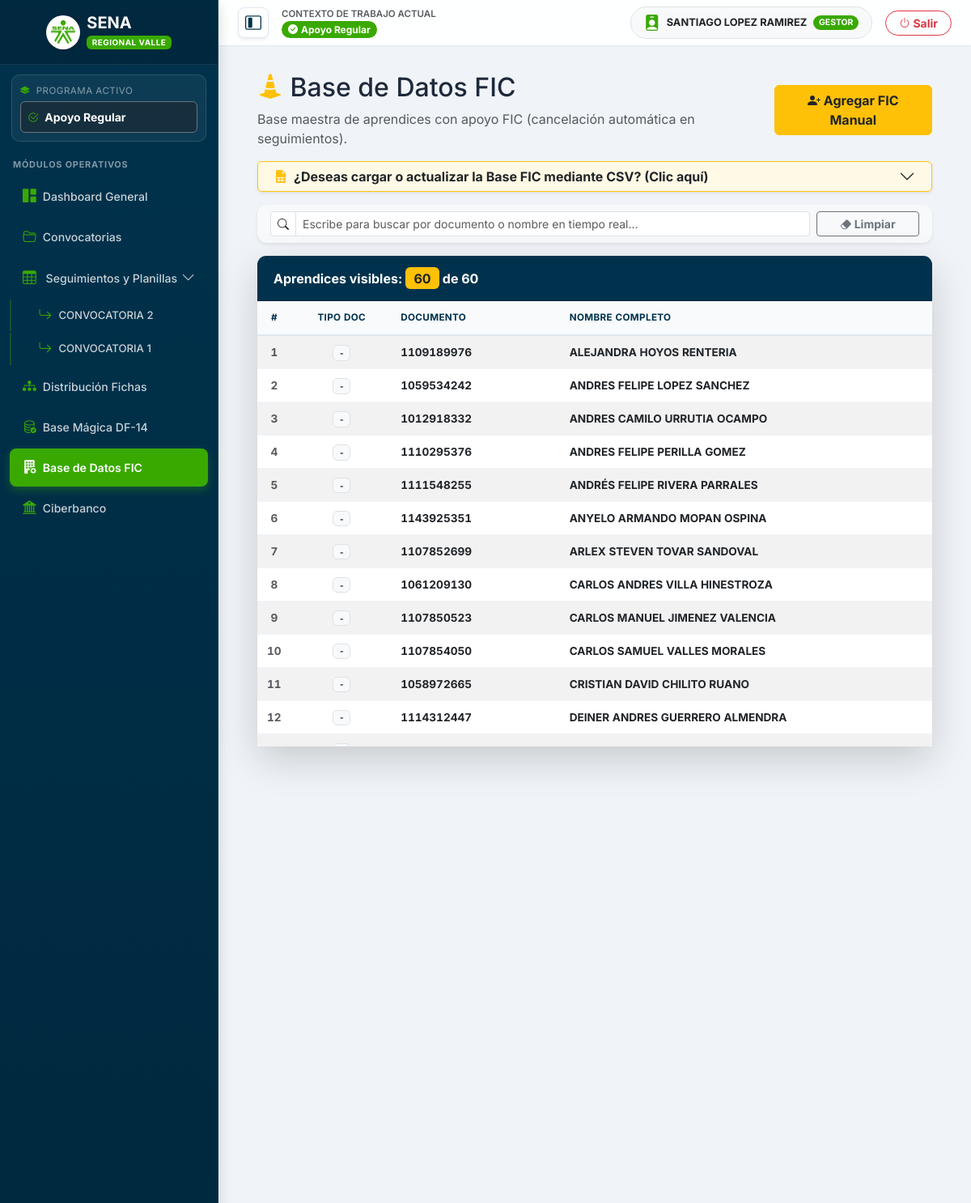
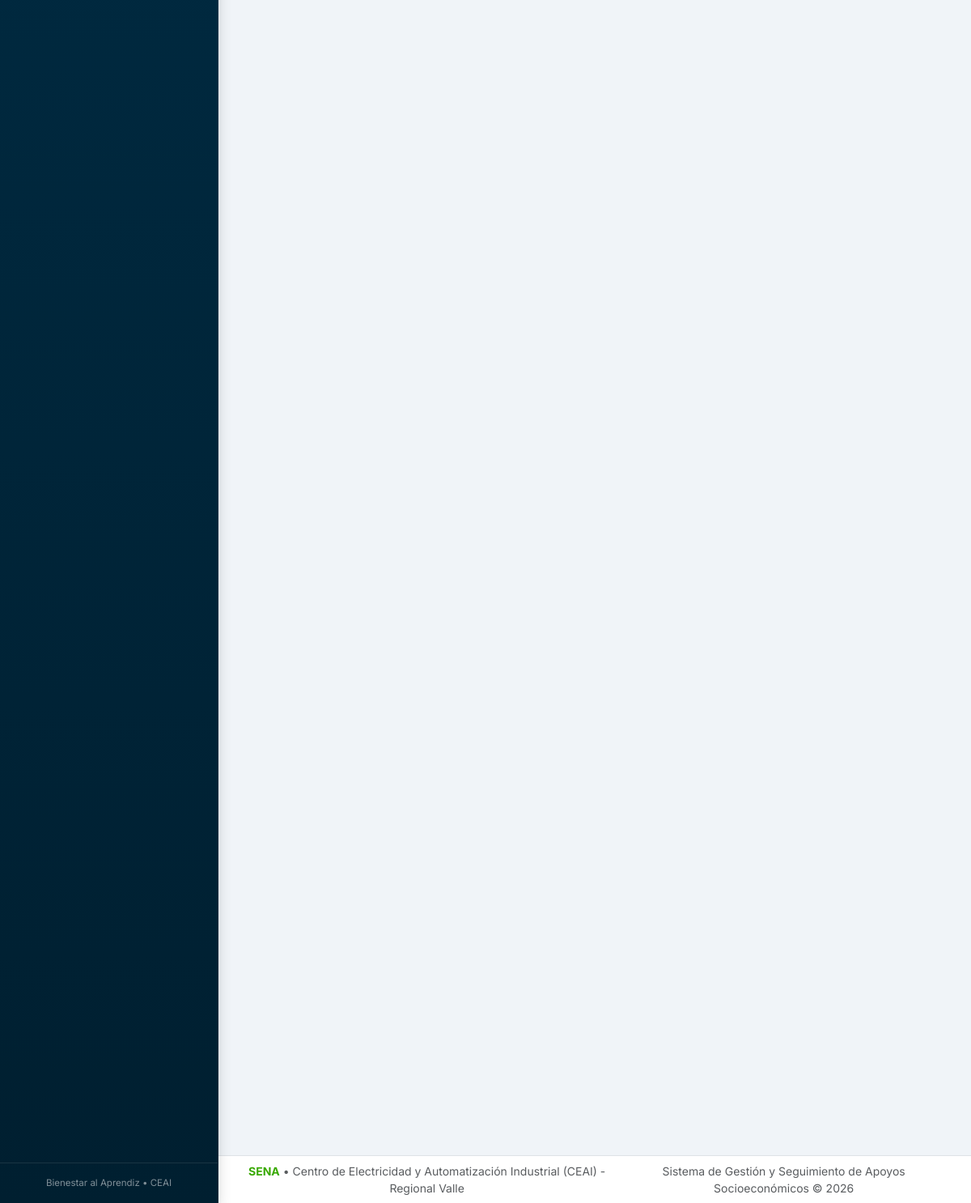
Page /modules/fic/index.php (signed in) on the committed database (2 pictures, top to bottom).
### tables this page shows
CREATE TABLE `tipos_apoyo` (
  `id` int(11) NOT NULL,
  `nombre` varchar(150) NOT NULL,
  `descripcion` text DEFAULT NULL,
  `estado` enum('activo','inactivo') DEFAULT 'activo'
);

CREATE TABLE `convocatorias` (
  `id` int(10) UNSIGNED NOT NULL,
  `apoyo_id` int(11) DEFAULT 1,
  `nombre` varchar(150) NOT NULL,
  `periodo` varchar(30) NOT NULL,
  `cupos` int(10) UNSIGNED NOT NULL DEFAULT 0,
  `presupuesto` decimal(15,2) NOT NULL DEFAULT 0.00,
  `created_at` timestamp NOT NULL DEFAULT current_timestamp()
);

CREATE TABLE `base_fic` (
  `id` int(10) UNSIGNED NOT NULL,
  `tipo_documento` varchar(10) DEFAULT NULL,
  `documento` varchar(50) NOT NULL,
  `nombre` varchar(250) NOT NULL
);

### modules/fic/index.php (the view, shortened to what this page needs)
<?php
require_once '../../config/database.php';
require_once '../../includes/header.php';
$stmt = $pdo->query("SELECT * FROM base_fic ORDER BY nombre ASC");
$aprendices_fic = $stmt->fetchAll(PDO::FETCH_ASSOC);
?>
<div class="container-fluid px-4 py-3">
    <div class="d-flex justify-content-between align-items-center mb-3">
        <div>
            <h2><i class="bi bi-cone-striped text-warning"></i> Base de Datos FIC</h2>
            <p class="text-muted mb-0">Base maestra de aprendices con apoyo FIC (cancelación automática en seguimientos).</p>
        </div>
        <button class="btn btn-warning fw-bold text-dark" data-bs-toggle="modal" data-bs-target="#modalNuevoFic">
            <i class="bi bi-person-plus-fill"></i> Agregar FIC Manual
        </button>
    </div>
    <div class="accordion mb-3" id="accordionFIC">
        <div class="accordion-item shadow-sm border-warning">
            <h2 class="accordion-header" id="headingFIC">
                <button class="accordion-button collapsed py-2 bg-warning bg-opacity-10 text-dark fw-bold" type="button" data-bs-toggle="collapse" data-bs-target="#collapseFIC" aria-expanded="false">
                    <i class="bi bi-file-earmark-spreadsheet-fill me-2 text-warning"></i> ¿Deseas cargar o actualizar la Base FIC mediante CSV? (Clic aquí)
                </button>
            </h2>
        </div>
    </div>
    <div class="card shadow-sm mb-3 bg-light border-0">
        <div class="card-body py-2">
            <div class="row g-2 align-items-center">
                <div class="col-md-10">
                    <div class="input-group input-group-sm">
                        <span class="input-group-text bg-white"><i class="bi bi-search"></i></span>
                        <input type="text" id="filtroFic" class="form-control" placeholder="Escribe para buscar por documento o nombre en tiempo real..." autofocus>
                    </div>
                </div>
                <div class="col-md-2">
                    <button type="button" id="btnLimpiarFic" class="btn btn-sm btn-outline-secondary w-100 fw-bold">
                        <i class="bi bi-eraser-fill"></i> Limpiar
                    </button>
                </div>
            </div>
        </div>
    </div>
    <div class="card shadow-sm border-0 shadow-lg">
        <div class="card-header bg-dark text-white fw-bold d-flex justify-content-between align-items-center">
            <span>Aprendices visibles: <span id="conteoFic" class="badge bg-warning text-dark fs-6"><?= count($aprendices_fic) ?></span> de <?= count($aprendices_fic) ?></span>
        </div>
        <div class="card-body p-0">
            <div class="table-responsive" style="max-height: 550px; overflow-y: auto;">
                <table class="table table-striped table-hover mb-0 align-middle" style="font-size: 0.85em;">
                    <thead class="table-light sticky-top">
                        <tr>
                            <th style="width: 5%;" class="text-center">#</th>
                            <th style="width: 15%;" class="text-center">Tipo Doc</th>
                            <th style="width: 25%;">Documento</th>
                            <th style="width: 55%;">Nombre Completo</th>
                        </tr>
                    </thead>
                    <tbody id="tbodyFic">
                        <?php $item = 1; foreach ($aprendices_fic as $af): ?>
                            <tr class="fila-fic" data-busqueda="<?= strtolower(htmlspecialchars(($af['tipo_documento'] ?? '') . ' ' . $af['documento'] . ' ' . ($af['nombre'] ?? ''))) ?>">
                                <td class="text-center fw-bold text-muted"><?= $item++ ?></td>
                                <td class="text-center"><span class="badge bg-light text-dark border"><?= htmlspecialchars($af['tipo_documento'] ?? '-') ?></span></td>
                                <td class="fw-bold"><?= htmlspecialchars($af['documento']) ?></td>
                                <td class="fw-bold text-uppercase"><?= htmlspecialchars($af['nombre'] ?? 'Sin Nombre') ?></td>
                            </tr>
                        <?php endforeach; ?>
                    </tbody>
                </table>
            </div>
        </div>
    </div>
</div>
<?php require_once '../../includes/footer.php'; ?>

### includes/header.php (shortened to what this page needs)
<?php
$rol_actual = $_SESSION['rol'] ?? 'visualizador';
$nombre_usuario = $_SESSION['nombre'] ?? 'Usuario';
$uri_actual = $_SERVER['REQUEST_URI'] ?? '';
if (isset($pdo)) {
    if ($rol_actual === 'admin') {
        $stmtApoyos = $pdo->query("SELECT id, nombre FROM tipos_apoyo WHERE estado = 'activo' ORDER BY id ASC");
        $lista_apoyos = $stmtApoyos->fetchAll(PDO::FETCH_ASSOC);
        if (isset($_GET['apoyo_id'])) {
            $_SESSION['apoyo_activo_id'] = (int)$_GET['apoyo_id'];
        }
        if (!isset($_SESSION['apoyo_activo_id']) && count($lista_apoyos) > 0) {
            $_SESSION['apoyo_activo_id'] = $lista_apoyos[0]['id'];
        }
        $apoyo_activo_id = $_SESSION['apoyo_activo_id'] ?? 1;
    } else {
        $apoyo_asignado = (int)($_SESSION['apoyo_usuario'] ?? 1);
        $stmtApoyos = $pdo->prepare("SELECT id, nombre FROM tipos_apoyo WHERE id = ? AND estado = 'activo'");
        $stmtApoyos->execute([$apoyo_asignado]);
        $lista_apoyos = $stmtApoyos->fetchAll(PDO::FETCH_ASSOC);
        $apoyo_activo_id = $apoyo_asignado;
    }
    $nombre_apoyo_header = "Apoyo Socioeconómico";
    foreach ($lista_apoyos as $ap_item) {
        if ((int)$ap_item['id'] === (int)$apoyo_activo_id) {
            $nombre_apoyo_header = $ap_item['nombre'];
            break;
        }
    }
    $stmtSidebar = $pdo->prepare("SELECT id, nombre FROM convocatorias WHERE apoyo_id = ? ORDER BY id DESC");
    $stmtSidebar->execute([$apoyo_activo_id]);
    $lista_convocatorias = $stmtSidebar->fetchAll(PDO::FETCH_ASSOC);
} else {
    $lista_apoyos = [];
    $lista_convocatorias = [];
    $apoyo_activo_id = 1;
    $nombre_apoyo_header = "Apoyo Socioeconómico";
}
?>
<!DOCTYPE html>
<html lang="es">
<head>
    <link href="https://cdn.jsdelivr.net/npm/bootstrap@5.3.0/dist/css/bootstrap.min.css" rel="stylesheet">
    <link rel="stylesheet" href="https://cdn.jsdelivr.net/npm/bootstrap-icons@1.10.5/font/bootstrap-icons.css">
    <link rel="stylesheet" href="/seguimiento-regular/assets/css/sena.css?v=2.0">
</head>
<body>
<div class="d-flex" id="wrapper">
    <div class="text-white shadow" id="sidebar-wrapper">
        <div class="sidebar-brand-box text-center">
            <div class="d-flex align-items-center justify-content-center gap-2">
                <div class="bg-white rounded-circle p-1 d-flex align-items-center justify-content-center shadow-sm" style="width: 42px; height: 42px;">
                    <img src="/seguimiento-regular/assets/img/logo_sena.webp" alt="Logo SENA" style="width: 30px; height: auto;">
                </div>
                <div class="text-start">
                    <div class="fw-bolder fs-5 text-white lh-1">SENA</div>
                    <span class="badge bg-success mt-1" style="font-size: 0.62rem; letter-spacing: 0.5px;">REGIONAL VALLE</span>
                </div>
            </div>
        </div>
        <div class="apoyo-selector-box">
            <label class="form-label text-white-50 mb-1 d-flex align-items-center justify-content-between" style="font-size: 0.72rem; text-transform: uppercase; letter-spacing: 0.5px;">
                <span><i class="bi bi-layers-fill text-success me-1"></i> Programa Activo</span>
            </label>
            <?php if ($rol_actual === 'admin'): ?>
                <select class="form-select form-select-sm fw-bold bg-dark text-white border-secondary shadow-none" onchange="location.href='?apoyo_id='+this.value">
                    <?php foreach ($lista_apoyos as $ap): ?>
                        <option value="<?= $ap['id'] ?>" <?= $ap['id'] == $apoyo_activo_id ? 'selected' : '' ?>>
                            <?= htmlspecialchars($ap['nombre']) ?>
                        </option>
                    <?php endforeach; ?>
                </select>
            <?php else: ?>
                <div class="p-2 bg-dark bg-opacity-50 rounded border border-secondary text-white fw-bold small text-truncate" title="<?= !empty($lista_apoyos) ? htmlspecialchars($lista_apoyos[0]['nombre']) : 'Sin Apoyo Asignado' ?>">
                    <i class="bi bi-check2-circle text-success me-1"></i>
                    <?= !empty($lista_apoyos) ? htmlspecialchars($lista_apoyos[0]['nombre']) : 'Sin Apoyo Asignado' ?>
                </div>
            <?php endif; ?>
        </div>
        <div class="flex-grow-1 overflow-auto py-1">
            <div class="px-3 py-1 text-white-50 fw-bold" style="font-size: 0.68rem; text-transform: uppercase; letter-spacing: 0.8px;">
                Módulos Operativos
            </div>
            <a href="/seguimiento-regular/index.php" class="sidebar-link <?= (strpos($uri_actual, '/seguimiento-regular/index.php') !== false || $uri_actual === '/seguimiento-regular/') ? 'active' : '' ?>">
                <i class="bi bi-grid-1x2-fill me-2 text-success"></i> Dashboard General
            </a>
            <a href="/seguimiento-regular/modules/convocatorias/index.php" class="sidebar-link <?= strpos($uri_actual, '/modules/convocatorias/') !== false ? 'active' : '' ?>">
                <i class="bi bi-folder2-open me-2 text-success"></i> Convocatorias
            </a>
            <div class="mt-1">
                <a href="#menuSeguimiento" data-bs-toggle="collapse" class="sidebar-link d-flex justify-content-between align-items-center <?= strpos($uri_actual, '/modules/seguimiento/') !== false ? 'active' : '' ?>">
                    <span><i class="bi bi-table me-2 text-success"></i> Seguimientos y Planillas</span>
                    <i class="bi bi-chevron-down small"></i>
                </a>
                <div class="collapse show" id="menuSeguimiento">
                    <?php foreach ($lista_convocatorias as $c):
                        $conv_activa = (strpos($uri_actual, '/modules/seguimiento/') !== false && isset($_GET['convocatoria_id']) && $_GET['convocatoria_id'] == $c['id']);
                    ?>
                        <a href="/seguimiento-regular/modules/seguimiento/index.php?convocatoria_id=<?= $c['id'] ?>" class="sidebar-link submenu-link <?= $conv_activa ? 'active' : '' ?>">
                            <i class="bi bi-arrow-return-right me-2 text-success"></i>
                            <span class="text-truncate"><?= htmlspecialchars($c['nombre']) ?></span>
                        </a>
                    <?php endforeach; ?>
                </div>
            </div>
            <a href="/seguimiento-regular/modules/fichas/index.php" class="sidebar-link <?= strpos($uri_actual, '/modules/fichas/') !== false ? 'active' : '' ?>">
                <i class="bi bi-diagram-3-fill me-2 text-success"></i> Distribución Fichas
            </a>
            <a href="/seguimiento-regular/modules/df14/index.php" class="sidebar-link <?= strpos($uri_actual, '/modules/df14/') !== false ? 'active' : '' ?>">
               <i class="bi bi-database-check me-2 text-success"></i> Base Mágica DF-14
            </a>
            <a href="/seguimiento-regular/modules/fic/index.php" class="sidebar-link <?= strpos($uri_actual, '/modules/fic/') !== false ? 'active' : '' ?>">
                <i class="bi bi-building-fill-gear me-2 text-success"></i> Base de Datos FIC
            </a>
            <a href="/seguimiento-regular/modules/ciberbanco/index.php" class="sidebar-link <?= strpos($uri_actual, '/modules/ciberbanco/') !== false ? 'active' : '' ?>">
                <i class="bi bi-bank2 me-2 text-success"></i> Ciberbanco
            </a>
        </div>
        <div class="p-3 border-top border-secondary border-opacity-25 small text-white-50 text-center" style="font-size: 0.72rem;">
            Bienestar al Aprendiz &bull; CEAI
        </div>
    </div>
    <div id="page-content-wrapper">
        <nav class="navbar navbar-expand-lg navbar-light top-navbar px-4 py-2 mb-3">
            <div class="container-fluid px-0 d-flex justify-content-between align-items-center">
                <div class="d-flex align-items-center gap-3">
                    <button class="btn-toggle-sidebar shadow-sm" id="sidebarToggle" title="Mostrar / Ocultar menú lateral">
                        <i class="bi bi-layout-sidebar-inset fs-5"></i>
                    </button>
                    <div class="d-none d-sm-block">
                        <div class="text-muted" style="font-size: 0.72rem; font-weight: 600; text-transform: uppercase;">Contexto de Trabajo Actual</div>
                        <div class="fw-bold text-dark d-flex align-items-center gap-2">
                            <span class="badge bg-success rounded-pill px-2 py-1"><i class="bi bi-check-circle-fill me-1"></i><?= htmlspecialchars($nombre_apoyo_header) ?></span>
                        </div>
                    </div>
                </div>
                <div class="d-flex align-items-center gap-3">
                    <div class="d-flex align-items-center bg-light border rounded-pill px-3 py-1">
                        <i class="bi bi-person-badge-fill fs-5 me-2 text-success"></i>
                        <div class="lh-1 me-2">
                            <div class="fw-bold text-dark" style="font-size: 0.8rem;"><?= htmlspecialchars($nombre_usuario) ?></div>
                        </div>
                        <span class="badge rounded-pill bg-<?= $rol_actual === 'admin' ? 'danger' : ($rol_actual === 'gestor' ? 'success' : 'warning text-dark') ?> text-uppercase" style="font-size: 0.65rem;">
                            <?= htmlspecialchars($rol_actual) ?>
                        </span>
                    </div>
                    <a href="/seguimiento-regular/logout.php" class="btn btn-outline-danger btn-sm fw-bold rounded-pill px-3">
                        <i class="bi bi-power"></i> <span class="d-none d-md-inline">Salir</span>
                    </a>
                </div>
            </div>
        </nav>
        <div class="container-fluid px-4 pb-4 flex-grow-1">

### rows in the picture
tipos_apoyo: nombre "Apoyo Regular"
convocatorias: nombre "CONVOCATORIA 2"
convocatorias: nombre "CONVOCATORIA 1"
base_fic: tipo_documento "-", documento "1109189976", nombre "ALEJANDRA HOYOS RENTERIA"
base_fic: tipo_documento "-", documento "1059534242", nombre "ANDRES FELIPE LOPEZ SANCHEZ"
base_fic: tipo_documento "-", documento "1012918332", nombre "ANDRES CAMILO URRUTIA OCAMPO"
base_fic: tipo_documento "-", documento "1110295376", nombre "ANDRES FELIPE PERILLA GOMEZ"
base_fic: tipo_documento "-", documento "1111548255", nombre "ANDRÉS FELIPE RIVERA PARRALES"
base_fic: tipo_documento "-", documento "1143925351", nombre "ANYELO ARMANDO MOPAN OSPINA"
base_fic: tipo_documento "-", documento "1107852699", nombre "ARLEX STEVEN TOVAR SANDOVAL"
base_fic: tipo_documento "-", documento "1061209130", nombre "CARLOS ANDRES VILLA HINESTROZA"
base_fic: tipo_documento "-", documento "1107850523", nombre "CARLOS MANUEL JIMENEZ VALENCIA"
base_fic: tipo_documento "-", documento "1107854050", nombre "CARLOS SAMUEL VALLES MORALES"
base_fic: tipo_documento "-", documento "1058972665", nombre "CRISTIAN DAVID CHILITO RUANO"
base_fic: tipo_documento "-", documento "1114312447", nombre "DEINER ANDRES GUERRERO ALMENDRA"

### other values in the picture
$nombre_usuario "SANTIAGO LOPEZ RAMIREZ"
$rol_actual "GESTOR"
count($aprendices_fic) "60"
